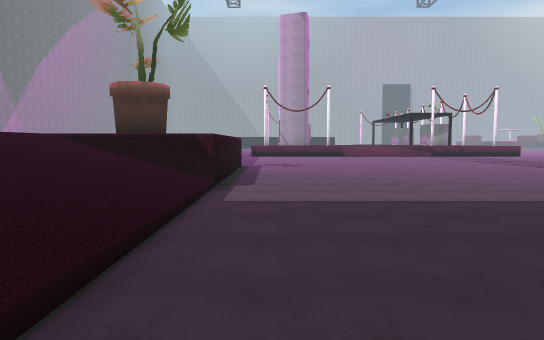
view 1 (above)

24 first-person views from a walk through a 3-D level made in the Unity game engine. The camera is 1.5 m above the floor, tilts 4° down and sees 70° across. The floor is counted in squares, 2 m on a side. Each view is taken from the middle of a square. On the plan, view 1 faces up. The plan holds only what a view shows up to about 12 squares ahead; the rest is blank. The place goes on beyond the plan. Some animated figures are not drawn. Some surface patterns are stand-ins.

view 2
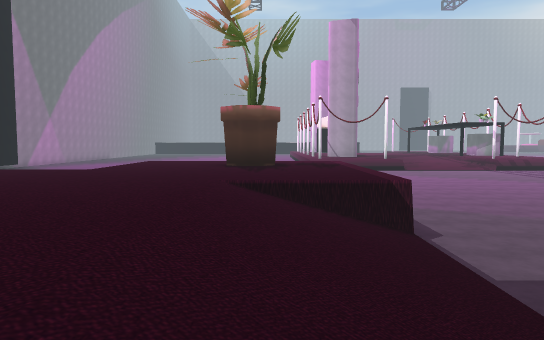

view 3
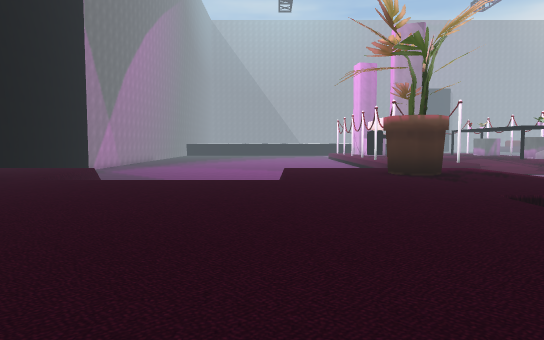

view 4
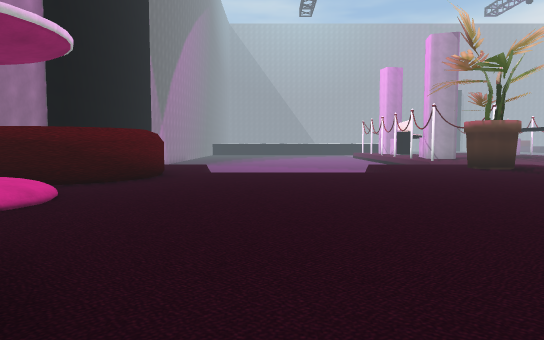

view 5
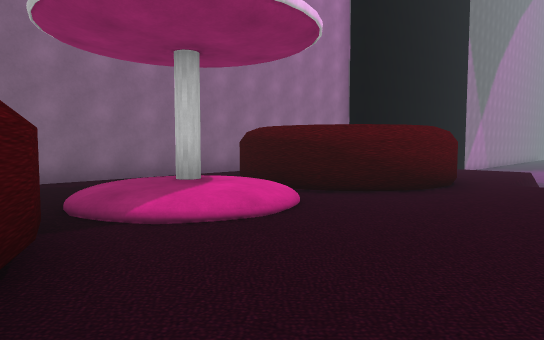

view 6
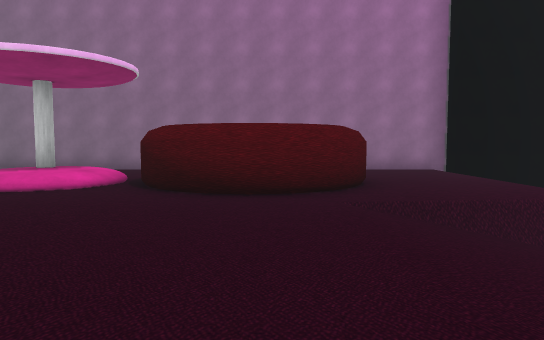

view 7
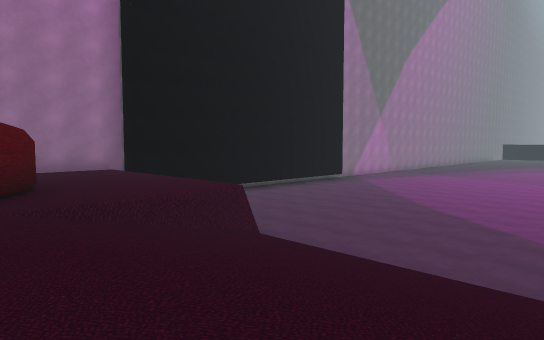

view 8
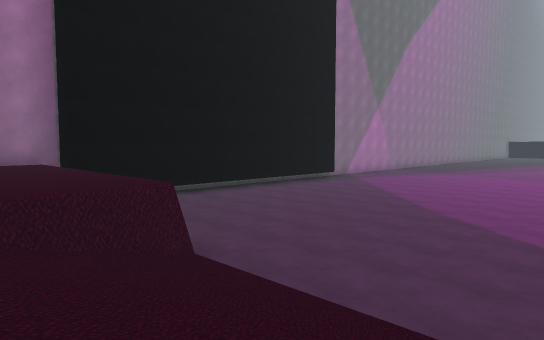

view 9
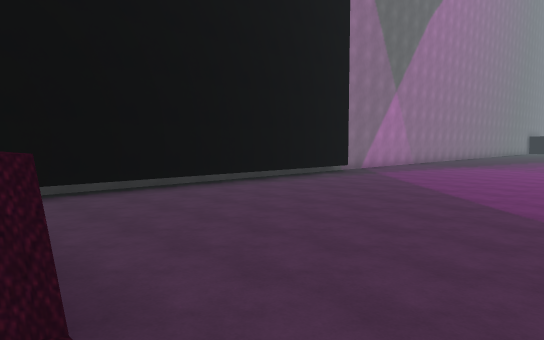

view 10
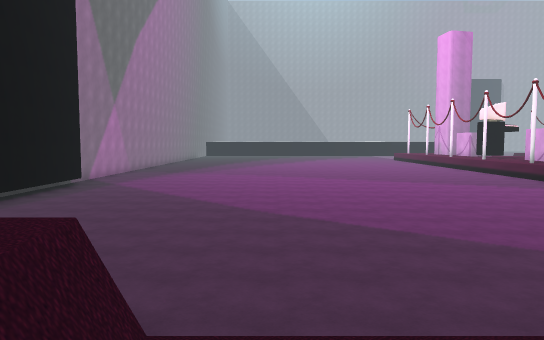

view 11
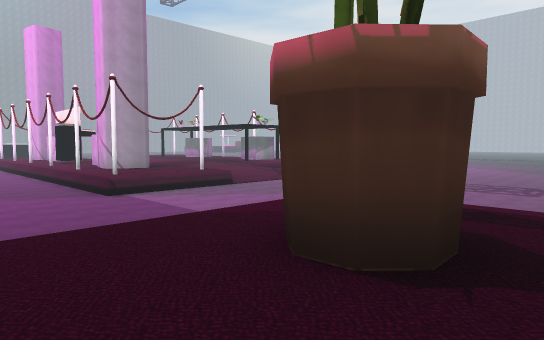

view 12
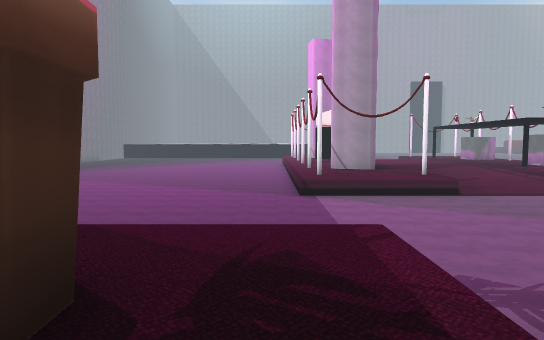

view 13
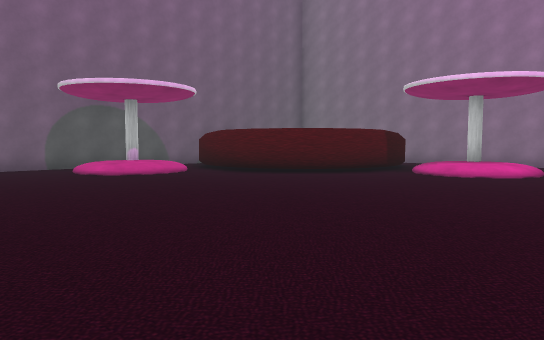

view 14
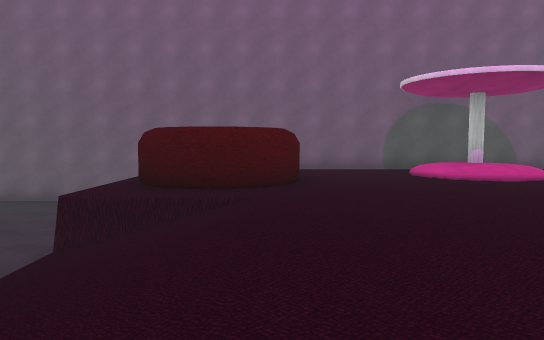

view 15
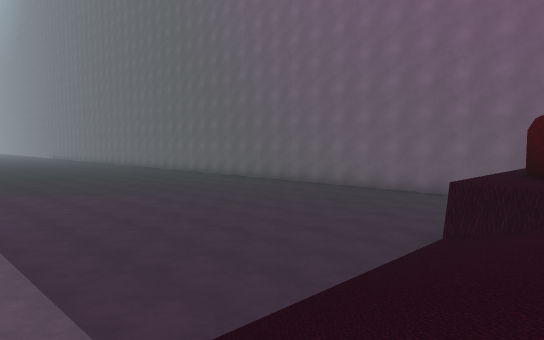

view 16
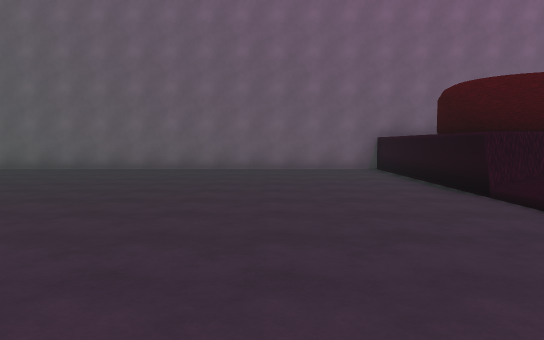

view 17
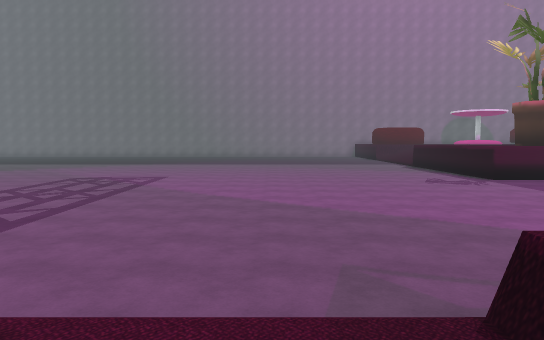

view 18
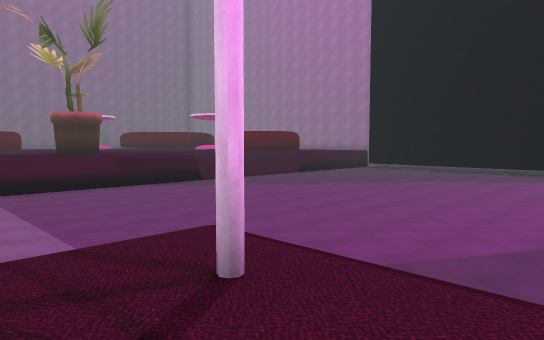

view 19
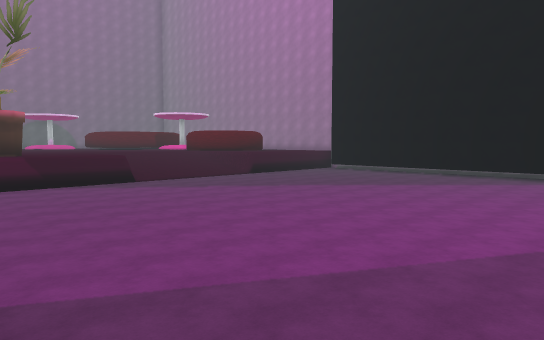

view 20
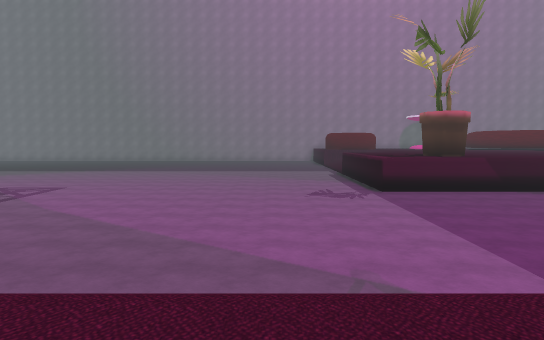

view 21
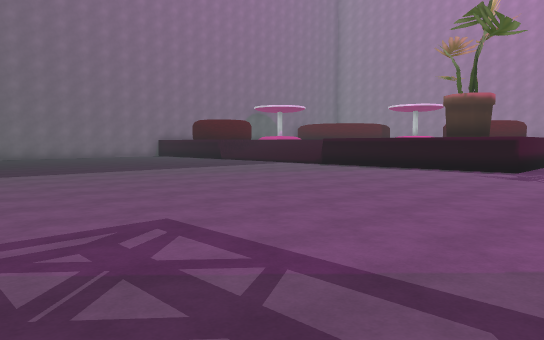

view 22
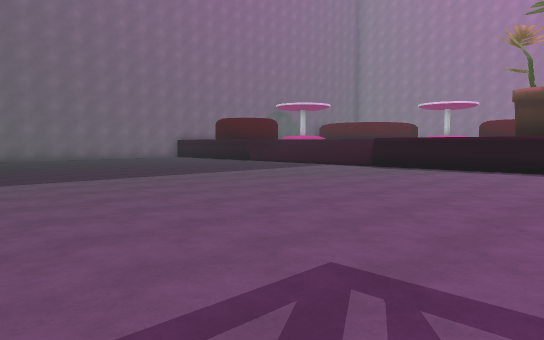

view 23
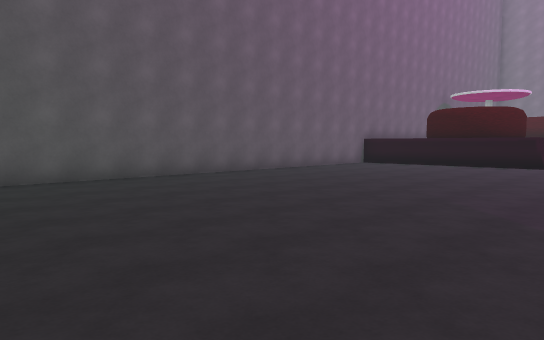

view 24
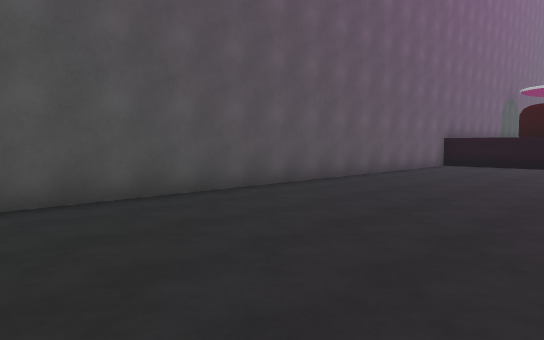

### Floor plan
Key: @ floor where view 1 was taken; # wall or solid block; x gap in a wall; . main floor; : floor 1.25 m higher than the main floor; + floor 1.75 m higher than the main floor; * floor 2.25 m higher than the main floor; / step, stairs or slope; = window, fence, low wall or low ledge; O other object.
Columns run from 18 left of view 1 to 12 right of it. Each row starts with its distance up from view 1.
 25     ...          /
 24    ..... .......   :
 23   .............../: :  /
 22 #................/#::
 21 #................ ...=#///
 20 #.........................
 19 #..........................
 18 #...........................
 17 #...........................
 16 #............................
 15 #.............................
 14 #.............................
 13 #  ............................
 12 #+++++=////=+++++#.............
 11 #+++++=/////++OO++.............
 10  +++++//////++#O++...........
  9     ##//////++++++..........
  8 #    #++++++++++++..........
  7 #+  ##+++++++++++/..........
  6 #+###++++++++++///..........
  5 #+++x/+++++++++///..........
  4 #++*//+++++++++///...........
  3 #++/*/+++++++++///.............
  2 # +/+++++++++++///............
  1 #  ####++++++++///.............
  0 #     ##+++++++++/@............
 -1        #++++++####............
 -2        #///+++####.............
 -3        # #*+++  #+.............
 -4           /+++   +............
 -5       ########################

Where each view was taken, in squares from view 1:
view 1: 0 up, 0 right, facing up
view 2: 1 up, 3 left, facing up
view 3: 1 up, 7 left, facing up
view 4: 1 down, 10 left, facing up
view 5: 1 up, 10 left, facing up-left
view 6: 8 up, 7 left, facing left
view 7: 8 up, 7 left, facing up-left
view 8: 10 up, 8 left, facing up-left
view 9: 12 up, 10 left, facing up-left
view 10: 10 up, 11 left, facing up
view 11: 9 up, 6 left, facing up-right
view 12: 9 up, 2 left, facing up
view 13: 7 up, 4 left, facing down-left
view 14: 6 up, 4 left, facing down
view 15: 6 up, 3 left, facing down-right
view 16: 6 up, 2 right, facing down
view 17: 23 up, 5 right, facing down
view 18: 24 up, 1 right, facing down-left
view 19: 25 up, 1 left, facing down-left
view 20: 23 up, 2 right, facing down
view 21: 15 up, 10 right, facing down-left
view 22: 13 up, 10 right, facing down-left
view 23: 3 up, 12 right, facing down-left
view 24: 0 up, 12 right, facing down-left
